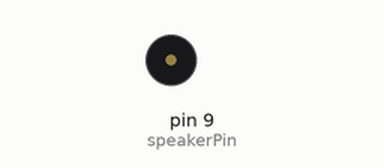
This sketch was run on a simulated Arduino Uno, built with avr-gcc and run on an emulated ATmega328P. On the bench: buzzer (waves = sounding).

Above: at 2.3 s.
At 8.08 s:
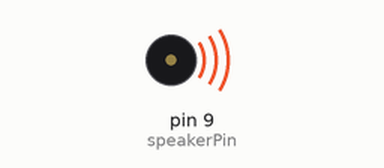
Timing chart, 0 to 8.4 s (numbered marks = the images above):
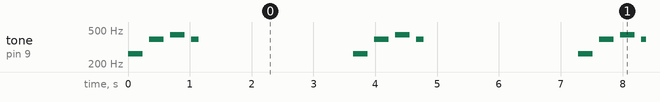

Measured:
- by itself, tone on pin 9 (speakerPin): repeats every 3.6 s: silent 0.10 s, 392 Hz 0.24 s, silent 0.10 s, 440 Hz 0.24 s, silent 0.10 s, 392 Hz 0.12 s, silent 2.5 s, 262 Hz 0.24 s

The sketch:

TwinkleTuner.ino
```cpp
// Define the pin connected
const int speakerPin = 9;

// Frequencies for basic tones (in Hz)
const int toneC = 262;
const int toneD = 294;
const int toneE = 330;
const int toneF = 349;
const int toneG = 392;
const int toneA = 440;
const int toneB = 494;
const int toneGSharp = 415;
const int toneFSharp = 370;

// Duration of each tone (in milliseconds)
const int shortDuration = 300;
const int longDuration = 600;
const int pauseDuration = 100;

void setup() {
  // Initialize the speaker pin
  pinMode(speakerPin, OUTPUT);
}

void loop() {
  // Play "Twinkle Twinkle Little Star" melody with enhanced tones
  playToneWithHarmonics(toneC, longDuration); // "Twinkle"
  playToneWithHarmonics(toneC, longDuration);
  delay(pauseDuration);

  playToneWithHarmonics(toneG, longDuration); // "Twinkle"
  playToneWithHarmonics(toneG, longDuration);
  delay(pauseDuration);

  playToneWithHarmonics(toneA, longDuration); // "Little"
  playToneWithHarmonics(toneA, longDuration);
  delay(pauseDuration);

  playToneWithHarmonics(toneG, longDuration); // "Star"
  delay(pauseDuration * 5);


  // Pause before repeating
  delay(2000);
}

void playToneWithHarmonics(int frequency, int duration) {
  // Play the base tone
  tone(speakerPin, frequency, duration * 0.8);

  // Add a harmonic by quickly alternating with a higher frequency
  delay(duration * 0.2);
  tone(speakerPin, frequency * 2, duration * 0.2);

  // Stop the tone
  noTone(speakerPin);
}
```
